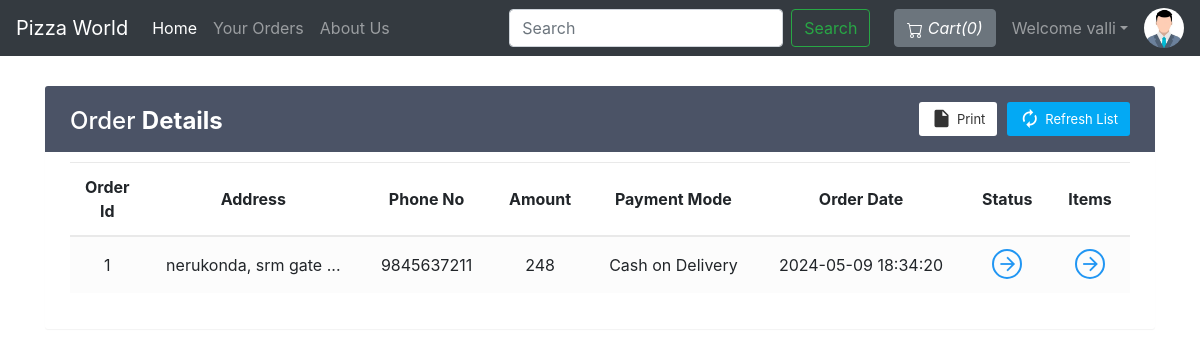
The app's page /viewOrder.php (signed in) with its own data.
### tables this page shows
CREATE TABLE `sitedetail` (
  `tempId` int(11) NOT NULL,
  `systemName` varchar(21) NOT NULL,
  `email` varchar(35) NOT NULL,
  `contact1` bigint(21) NOT NULL,
  `contact2` bigint(21) DEFAULT NULL COMMENT 'Optional',
  `address` text NOT NULL
);

CREATE TABLE `orders` (
  `orderId` int(21) NOT NULL,
  `userId` int(21) NOT NULL,
  `address` varchar(255) NOT NULL,
  `zipCode` int(21) NOT NULL,
  `phoneNo` bigint(21) NOT NULL,
  `amount` int(200) NOT NULL,
  `paymentMode` enum('0','1') NOT NULL DEFAULT '0' COMMENT '0=cash on delivery, \r\n1=online ',
  `orderStatus` enum('0','1','2','3','4','5','6') NOT NULL DEFAULT '0' COMMENT '0=Order Placed.\r\n1=Order Confirmed.\r\n2=Preparing your Order.\r\n3=Your order is on the way!\r\n4=Order Delivered.\r\n5=Order Denied.\r\n6=Order Cancelled.',
  `orderDate` datetime NOT NULL DEFAULT current_timestamp()
);

### viewOrder.php (the view, shortened to what this page needs)
<!doctype html>
<html lang="en">
<head>
    <link rel="stylesheet" href="https://stackpath.bootstrapcdn.com/bootstrap/4.5.0/css/bootstrap.min.css">
    <link rel="stylesheet" href="https://use.fontawesome.com/releases/v5.7.2/css/all.css">
</head>
<body>
    <?php include 'partials/_dbconnect.php';?>
    <?php include 'partials/_nav.php';?>
    <?php
    if($loggedin){
    ?>
    <div class="container">
        <div class="table-wrapper" id="empty">
            <div class="table-title">
                <div class="row">
                    <div class="col-sm-4">
                        <h2>Order <b>Details</b></h2>
                    </div>
                    <div class="col-sm-8">
                        <a href="" class="btn btn-primary"><i class="material-icons">&#xE863;</i> <span>Refresh List</span></a>
                        <a href="#" onclick="window.print()" class="btn btn-info"><i class="material-icons">&#xE24D;</i> <span>Print</span></a>
                    </div>
                </div>
            </div>
            <table class="table table-striped table-hover text-center">
                <thead>
                    <tr>
                        <th>Order Id</th>
                        <th>Address</th>
                        <th>Phone No</th>
                        <th>Amount</th>
                        <th>Payment Mode</th>
                        <th>Order Date</th>
                        <th>Status</th>
                        <th>Items</th>
                    </tr>
                </thead>
                <tbody>
                    <?php
                        $sql = "SELECT * FROM `orders` WHERE `userId`= $userId";
                        $result = mysqli_query($conn, $sql);
                        while($row = mysqli_fetch_assoc($result)){
                            $orderId = $row['orderId'];
                            $address = $row['address'];
                            $phoneNo = $row['phoneNo'];
                            $amount = $row['amount'];
                            $orderDate = $row['orderDate'];
                            $paymentMode = $row['paymentMode'];
                            if($paymentMode == 0) {
                                $paymentMode = "Cash on Delivery";
                            }
                            else {
                                $paymentMode = "Online";
                            }
                            echo '<tr>
                                    <td>' . $orderId . '</td>
                                    <td>' . substr($address, 0, 20) . '...</td>
                                    <td>' . $phoneNo . '</td>
                                    <td>' . $amount . '</td>
                                    <td>' . $paymentMode . '</td>
                                    <td>' . $orderDate . '</td>
                                    <td><a href="#" data-toggle="modal" data-target="#orderStatus' . $orderId . '" class="view"><i class="material-icons">&#xE5C8;</i></a></td>
                                    <td><a href="#" data-toggle="modal" data-target="#orderItem' . $orderId . '" class="view" title="View Details"><i class="material-icons">&#xE5C8;</i></a></td>
                                </tr>';
                        }
                            ?>
                </tbody>
            </table>
        </div>
    </div>
    <?php
    }
    else {
        echo '<div class="container" style="min-height : 610px;">
        <div class="alert alert-info my-3">
            <font style="font-size:22px"><center>Check your Order. You need to <strong><a class="alert-link" data-toggle="modal" data-target="#loginModal">Login</a></strong></center></font>
        </div></div>';
    }
    ?>
  </body>
</html>

### partials/_nav.php (shortened to what this page needs)
<?php
if(isset($_SESSION['loggedin']) && $_SESSION['loggedin']==true){
  $loggedin= true;
  $userId = $_SESSION['userId'];
  $username = $_SESSION['username'];
}
else{
  $loggedin = false;
  $userId = 0;
}
$sql = "SELECT * FROM `sitedetail`";
$result = mysqli_query($conn, $sql);
$row = mysqli_fetch_assoc($result);
$systemName = $row['systemName'];
echo '<nav class="navbar navbar-expand-lg navbar-dark bg-dark">
      <a class="navbar-brand" href="index.php">'.$systemName.'</a>
      <button class="navbar-toggler" type="button" data-toggle="collapse" data-target="#navbarSupportedContent" aria-controls="navbarSupportedContent" aria-expanded="false" aria-label="Toggle navigation">
        <span class="navbar-toggler-icon"></span>
      </button>
      <div class="collapse navbar-collapse" id="navbarSupportedContent">
        <ul class="navbar-nav mr-auto">
          <li class="nav-item active">
            <a class="nav-link" href="index.php">Home <span class="sr-only">(current)</span></a>
          </li>
          <li class="nav-item">
            <a class="nav-link" href="viewOrder.php">Your Orders</a>
          </li>
          <li class="nav-item">
            <a class="nav-link" href="about.php">About Us</a>
          </li>
        </ul>
        <form method="get" action="/OnlinePizzaDelivery/search.php" class="form-inline my-2 my-lg-0 mx-3">
          <input class="form-control mr-sm-2" type="search" name="search" id="search" placeholder="Search" aria-label="Search" required>
          <button class="btn btn-outline-success my-2 my-sm-0" type="submit">Search</button>
        </form>';
        $countsql = "SELECT SUM(`itemQuantity`) FROM `viewcart` WHERE `userId`=$userId";
        $countresult = mysqli_query($conn, $countsql);
        $countrow = mysqli_fetch_assoc($countresult);
        $count = $countrow['SUM(`itemQuantity`)'];
        if(!$count) {
          $count = 0;
        }
        echo '<a href="viewCart.php"><button type="button" class="btn btn-secondary mx-2" title="MyCart">
          <svg xmlns="img/cart.svg" width="16" height="16" fill="currentColor" class="bi bi-cart" viewBox="0 0 16 16">
            <path d="M0 1.5A.5.5 0 0 1 .5 1H2a.5.5 0 0 1 .485.379L2.89 3H14.5a.5.5 0 0 1 .491.592l-1.5 8A.5.5 0 0 1 13 12H4a.5.5 0 0 1-.491-.408L2.01 3.607 1.61 2H.5a.5.5 0 0 1-.5-.5zM3.102 4l1.313 7h8.17l1.313-7H3.102zM5 12a2 2 0 1 0 0 4 2 2 0 0 0 0-4zm7 0a2 2 0 1 0 0 4 2 2 0 0 0 0-4zm-7 1a1 1 0 1 1 0 2 1 1 0 0 1 0-2zm7 0a1 1 0 1 1 0 2 1 1 0 0 1 0-2z"/>
          </svg>
          <i class="bi bi-cart">Cart(' .$count. ')</i>
        </button></a>';
        if($loggedin){
          echo '<ul class="navbar-nav mr-2">
            <li class="nav-item dropdown">
              <a class="nav-link dropdown-toggle" href="#" id="navbarDropdown" role="button" data-toggle="dropdown"> Welcome ' .$username. '</a>
              <div class="dropdown-menu" aria-labelledby="navbarDropdown">
                <a class="dropdown-item" href="partials/_logout.php">Logout</a>
              </div>
            </li>
          </ul>
          <div class="text-center image-size-small position-relative">
            <a href="viewProfile.php"><img src="img/person-' .$userId. '.jpg" class="rounded-circle" onError="this.src = \'img/profilePic.jpg\'" style="width:40px; height:40px"></a>
          </div>';
        }
        else {
          echo '
          <button type="button" class="btn btn-success mx-2"  data-toggle="modal" data-target="#loginModal">Login</button>
          <button type="button" class="btn btn-success mx-2"  data-toggle="modal" data-target="#signupModal">SignUp</button>';
        }
  echo '</div>
    </nav>';
?>

### viewOrder.php (style rules this page uses)
.table-wrapper { background: #fff; padding: 20px 25px; margin: 30px auto; border-radius: 3px; box-shadow: 0 1px 1px rgba(0,0,0,.05); }
.table-wrapper .btn { float: right; color: #333; background-color: #fff; border-radius: 3px; border: none; outline: none !important; margin-left: 10px; }
.table-wrapper .btn.btn-primary { color: #fff; background: #03A9F4; }
.table-title .btn { font-size: 13px; border: none; }
.table-title .btn i { float: left; font-size: 21px; margin-right: 5px; }
.table-title .btn span { float: left; margin-top: 2px; }
.table-title { color: #fff; background: #4b5366; padding: 16px 25px; margin: -20px -25px 10px; border-radius: 3px 3px 0 0; }
.table-title h2 { margin: 5px 0 0; font-size: 24px; }
table.table tr th, table.table tr td { border-color: #e9e9e9; padding: 12px 15px; vertical-align: middle; }
table.table tr th:first-child { width: 60px; }
table.table tr th:last-child { width: 80px; }
table.table-striped tbody tr:nth-of-type(odd) { background-color: #fcfcfc; }
table.table td a { font-weight: bold; color: #566787; display: inline-block; text-decoration: none; }
table.table td a.view { width: 30px; height: 30px; color: #2196F3; border: 2px solid; border-radius: 30px; text-align: center; }
table.table td a.view i { font-size: 22px; margin: 2px 0 0 1px; }
table { counter-reset: section; }

### records on screen
sitedetail: systemName "Pizza World"
orders: orderId "1", address "nerukonda, srm gate", phoneNo "9845637211", amount "248", paymentMode "Cash on Delivery", orderDate "2024-05-09 18:34:20"

### other values on screen
$count "0"
$username "valli"
